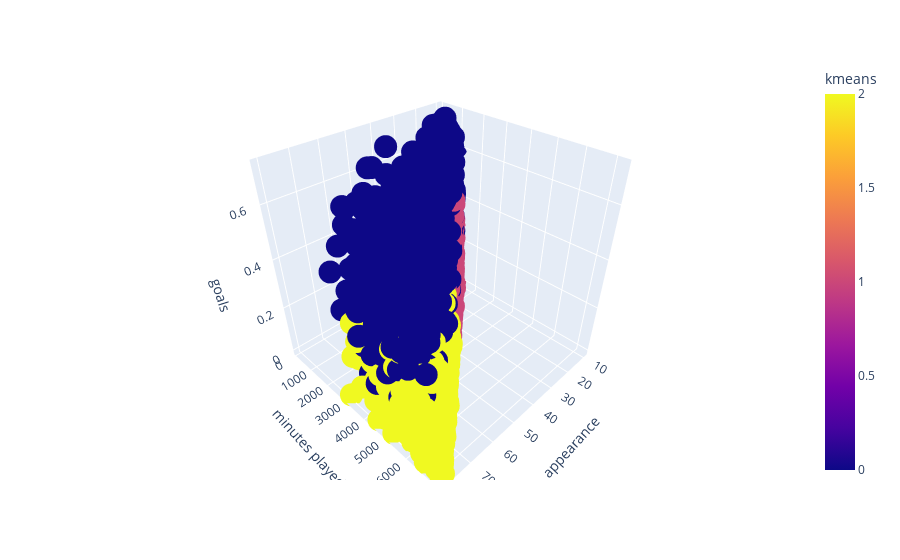

Notebook code for this chart:
### Code cell
import plotly
import plotly.express as px

fig = px.scatter_3d(X, x='appearance', y='minutes played', z='goals',
              color='kmeans')
fig.show()

### Figure 1 — Plotly figure (JSON) as saved in the notebook; plotly's stock layout.template omitted (floating-point values rounded to 4 significant figures; data arrays with more than 128 entries replaced by an {"elided": "..."} marker saying what was removed)
{"data": [{"hovertemplate": "appearance=%{x}<br>minutes played=%{y}<br>goals=%{z}<br>kmeans=%{marker.color}<extra></extra>", "legendgroup": "", "marker": {"color": {"elided": "6764 int values"}, "coloraxis": "coloraxis", "symbol": "circle"}, "mode": "markers", "name": "", "scene": "scene", "showlegend": false, "type": "scatter3d", "x": {"elided": "6764 int values"}, "y": {"elided": "6764 int values"}, "z": {"elided": "6764 float values"}}], "layout": {"coloraxis": {"colorbar": {"title": {"text": "kmeans"}}, "colorscale": [[0, "#0d0887"], [0.1111, "#46039f"], [0.2222, "#7201a8"], [0.3333, "#9c179e"], [0.4444, "#bd3786"], [0.5556, "#d8576b"], [0.6667, "#ed7953"], [0.7778, "#fb9f3a"], [0.8889, "#fdca26"], [1, "#f0f921"]]}, "legend": {"tracegroupgap": 0}, "margin": {"t": 60}, "scene": {"domain": {"x": [0, 1], "y": [0, 1]}, "xaxis": {"title": {"text": "appearance"}}, "yaxis": {"title": {"text": "minutes played"}}, "zaxis": {"title": {"text": "goals"}}}}}
